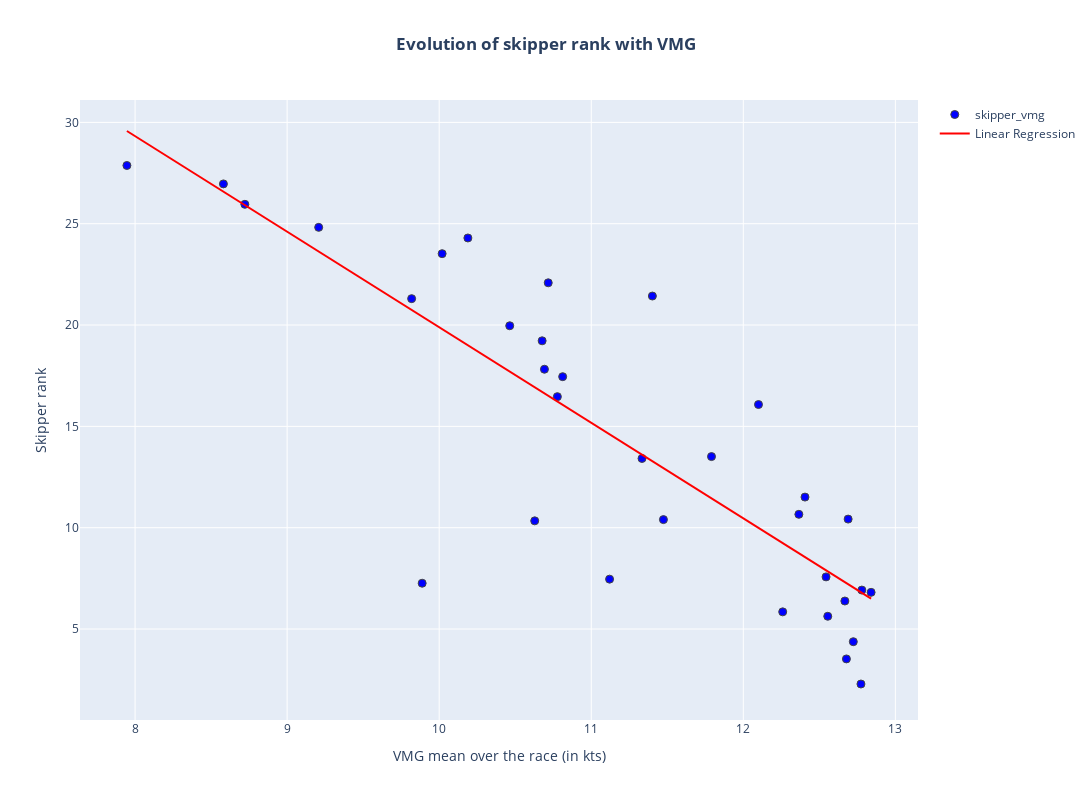

The notebook cell saved with this chart:
### Markdown cell above
##### La regression linéaire permet de prédire le classement d'un skipper en fonction de sa VMG. Le coefficient de détermination, noté R2, est de 0.70 donc la qualité de prédiction du modèle est relativement correct sachant que seule la VMG est prise en compte dans le modèle.


##### Plus la VMG d'un skipper est élévée, meilleur sera son classement.

### Code cell
display_LR(X, y)
